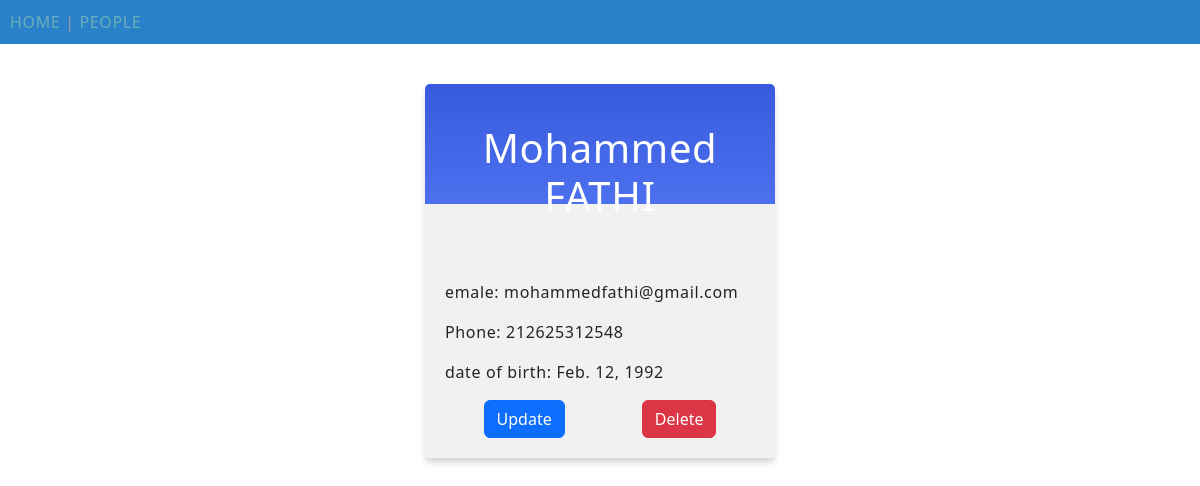
/people/person/1, run on the app's committed database.
### people/models.py (models this page shows, shortened)
class person(models.Model):
    firstname = models.CharField(max_length=255)
    lastname = models.CharField(max_length=255)
    emale = models.CharField(max_length=50,null=True)
    phone = models.IntegerField(null=True)
    age = models.DateField(null=True)

### people/views.py (the view)
# urls.py: path('people/person/<int:id>', views.getById, name='getById'),
def getById(request, id):
    myperson = person.objects.get(id=id)
    template = loader.get_template('person.html')
    context = {
        'myperson' : myperson
    }
    return HttpResponse(template.render(context, request))

### people/templates/person.html (shortened to what this page needs)
{% extends "master.html" %}  {% block content %}
<div class="mycard">
  <h1>{{ myperson.firstname }} {{ myperson.lastname }}</h1>
  <p>emale: {{ myperson.emale }}</p>
  <p>Phone: {{ myperson.phone }}</p>
  <p>date of birth: {{ myperson.age }}</p>
  <div class="d-flex justify-content-around">
    <button class="btn btn-primary" type="button" value="Input">
      <a
        href="/update/{{ myperson.id }}"
        style="text-decoration: none; color: white"
      >
        Update
      </a>
    </button>
    <button class="btn btn-danger" type="button" value="Input">
      <a
        onclick="return confirm('Are tou sure to delete ?')"
        href="/delete/{{ myperson.id }}"
        style="text-decoration: none; color: white"
      >
        Delete
      </a>
    </button>
  </div>
</div>
{% endblock %}

### mystaticfiles/mystyles.css (style rules this page uses)
body { margin:0; font: 600 18px 'Source Sans Pro', sans-serif; letter-spacing: 0.64px; color: #585d74; }
.mycard { background-color: #f1f1f1; background-image: linear-gradient(to bottom, #375BDC, #4D70EF); background-size: 100% 120px; background-repeat: no-repeat; margin: 40px auto; width: 350px; border-radius: 5px; box-shadow: 0 5px 7px -1px rgba(51, 51, 51, 0.23); padding: 20px; }
.mycard h1 { text-align: center; color:#ffffff; margin:20px 0 60px 0; }
a:link, a:visited { color: #375BDC; }

### data on the page
person: firstname "Mohammed", lastname "FATHI", emale "mohammedfathi@gmail.com", phone "212625312548", age "Feb. 12, 1992"
